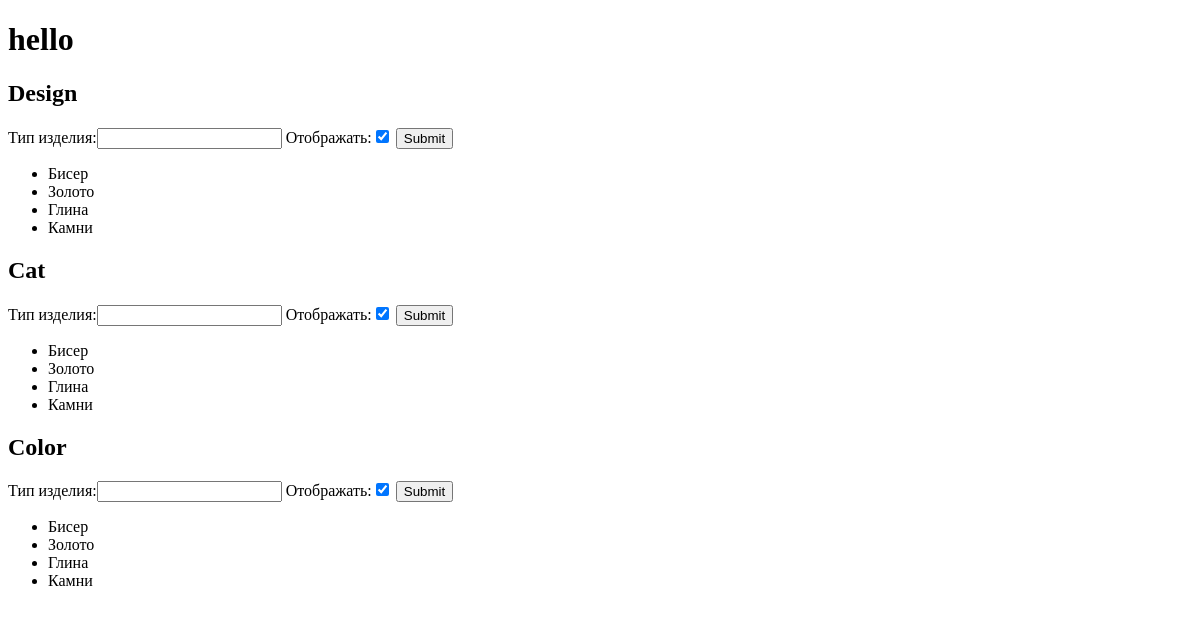
Before: /design/ with the older database file.
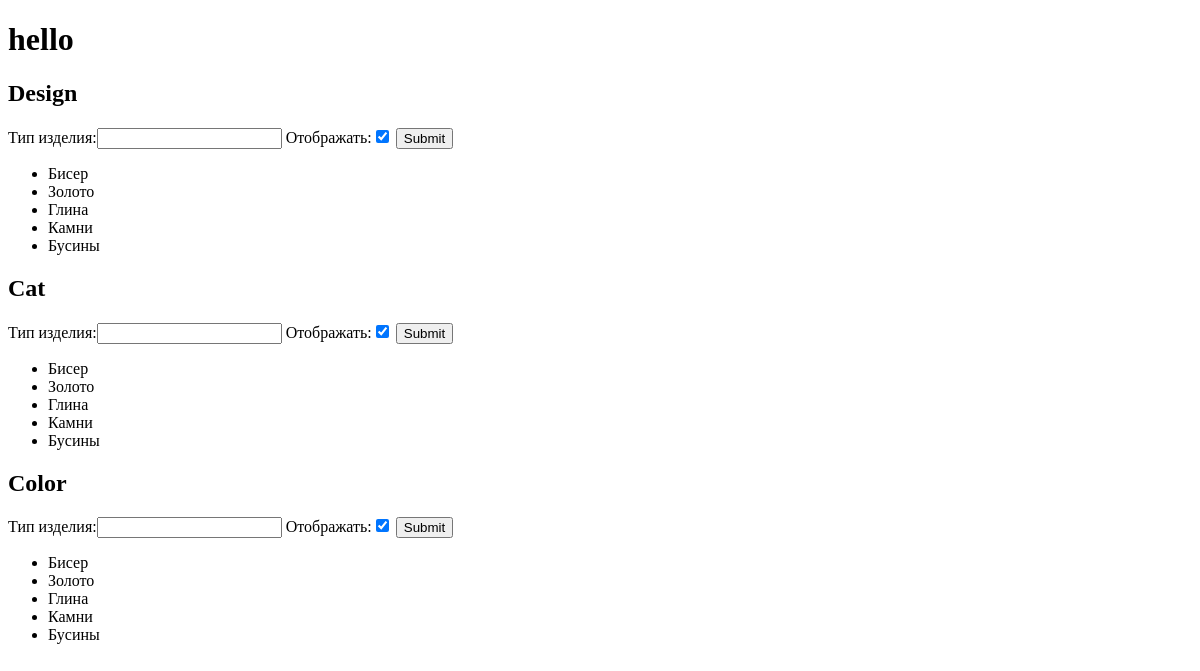
After: the same page with the newer database file.
### sonic_beejoo/models.py (models this page shows, shortened)
class DesignType(models.Model):
    name = models.CharField('Тип изделия', max_length=50, blank=False, unique=True)
    is_displayed = models.BooleanField('Отображать', default=True)
    class Meta:
        verbose_name_plural = 'Состав'

### sonic_beejoo/views.py (the view, shortened to what this page needs)
# urls.py: url(r'^design/', design_type, name='create_des'),
def design_type(request):
    if request.method == 'GET':
        des = DesignType.objects.all().filter(is_displayed=True)
        form = DesignTypeForm()
        c = {'designs': des, 'form': form}
        return render(request,'sonic_beejoo/attributes.html', c)
    return HttpResponse(status=405)

### sonic_beejoo/forms.py
class DesignTypeForm(forms.ModelForm):
    class Meta:
        model = DesignType
        fields = '__all__'

### sonic_beejoo/templates/sonic_beejoo/attributes.html (shortened to what this page needs)
<!DOCTYPE html>
<html lang="en">
<head>
</head>
<body>
<h1>hello</h1>
<form action="{% url 'create_des' %}" method="POST">
    <h2>Design</h2>
    {{ form }}
    <input type="submit" value="Submit" />
</form>
<ul>
{% for design in designs %}
    <li>{{ design.name }}</li>
{% endfor %}
</ul>
<form action="{% url 'create_cat' %}" method="POST">
    <h2>Cat</h2>
    {{ form }}
    <input type="submit" value="Submit" />
</form>
<ul>
{% for design in designs %}
    <li>{{ design.name }}</li>
{% endfor %}
</ul>
<form action="{% url 'create_col' %}" method="POST">
    <h2>Color</h2>
    {{ form }}
    <input type="submit" value="Submit" />
</form>
<ul>
{% for design in designs %}
    <li>{{ design.name }}</li>
{% endfor %}
</ul>
</body>
</html>

Changed rows visible on the page:
added DesignType: name "Бусины"
